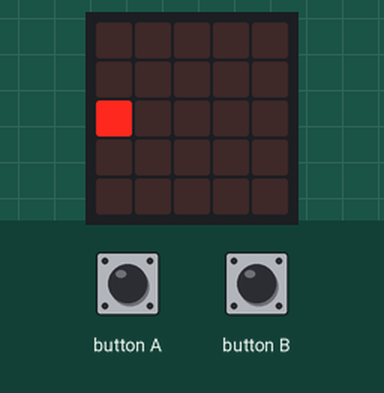
Recording of a program running on a simulated BBC micro:bit (MakeCode). Parts: the board's 5×5 LED display. The inputs (shaded band) are chosen by the test bench.

Above: at 1.6 s.
1.7 s: button B pressed for 0.15 s
At 2.3 s:
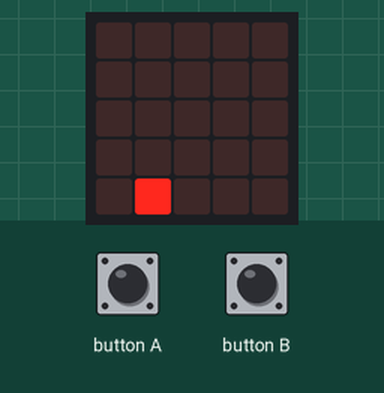
2.4 s: button A pressed for 0.15 s
At 3.8 s:
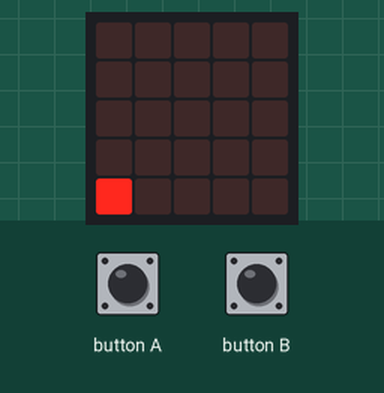
5.5 s: button A pressed for 0.15 s
6.2 s: button B pressed for 0.15 s
At 7.7 s:
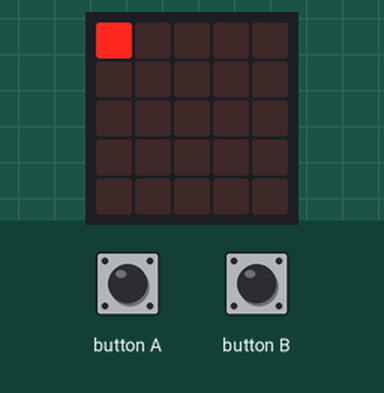
8.6 s: button A pressed for 0.15 s
9.3 s: button A pressed for 0.15 s
At 11.0 s:
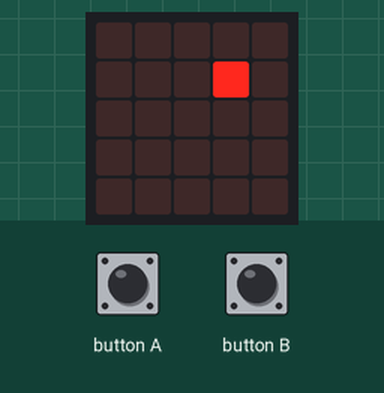
Timing chart, 0 to 12.5 s (numbered marks = the images above; inputs shaded):
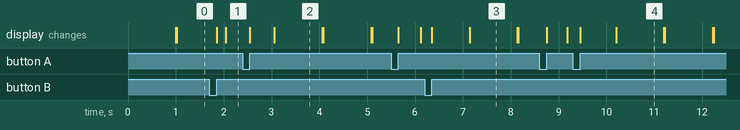

Measured:
- what the display in image 2 shows lasts 1.0 s, from 3.1 s to 4.1 s

The program:

main.ts
```typescript
input.onButtonPressed(Button.A, function () {
    led.unplot(col, Led)
    Led += -1
    col += -1
})
input.onButtonPressed(Button.B, function () {
    led.unplot(col, Led)
    Led += 1
    col += 1
})
let col = 0
let Led = 0
Led = 0
let del = 0
col = 0
basic.forever(function () {
    if (Led == 4) {
        del += 1
    }
    if (del == 1) {
        Led += -1
        led.plot(col, Led)
        basic.pause(1000)
        led.unplot(col, Led)
    } else {
        Led += 1
        led.plot(col, Led)
        basic.pause(1000)
        led.unplot(col, Led)
    }
    if (Led == 0) {
        del += -1
    }
    if (col > 4) {
        col = 0
    }
    if (col < 0) {
        col = 4
    }
})
```

test.ts
```typescript
// les tests vont ici ; cela ne sera pas compilé si ce paquet est utilisé en tant qu'extension.
```
